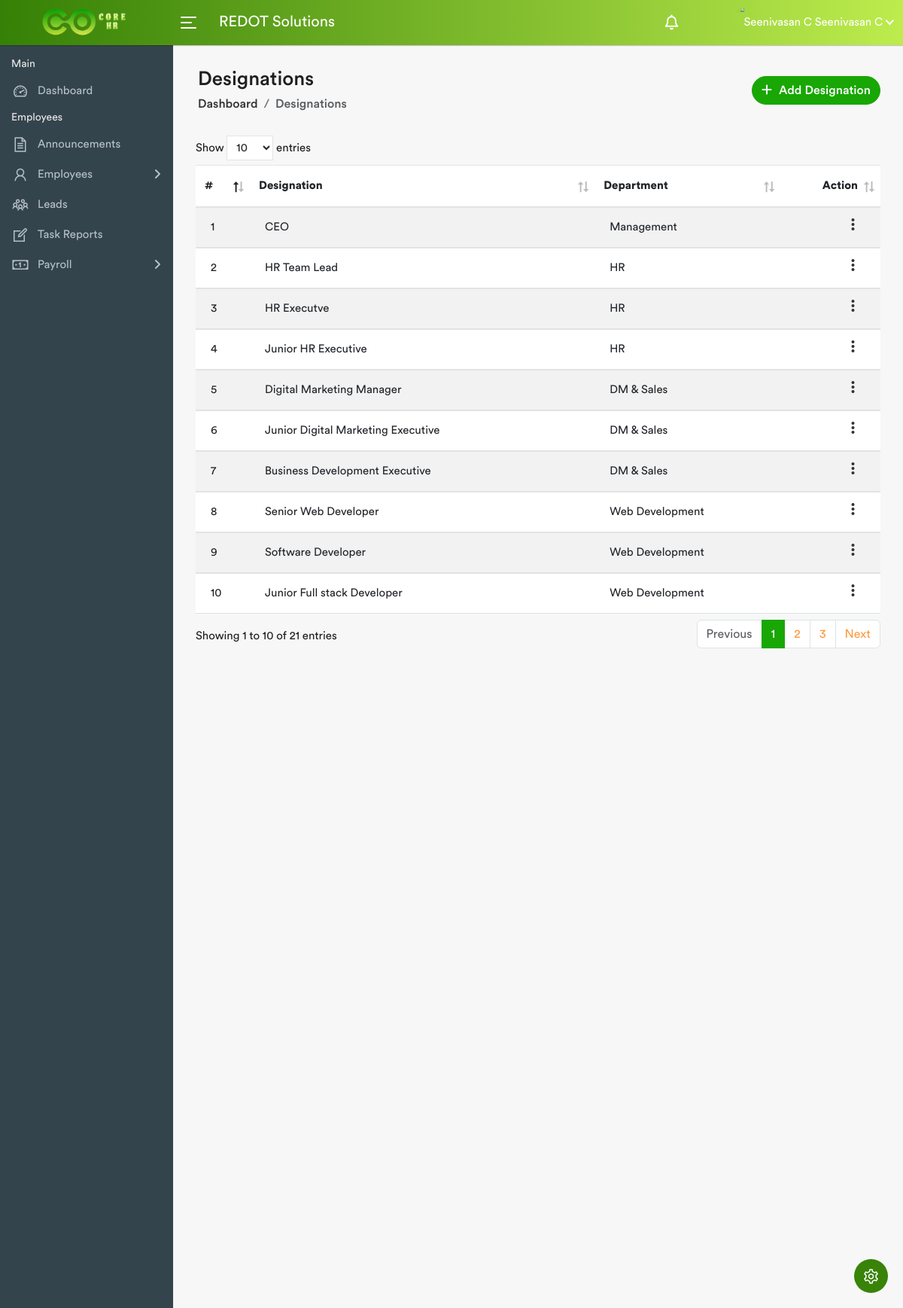
Screenshot of /designations.php (signed in) with the database file from the repository.
### tables this page shows
CREATE TABLE `manage_emp` (
  `id` int(11) NOT NULL,
  `name` varchar(200) NOT NULL,
  `last_name` varchar(255) NOT NULL DEFAULT '',
  `emp_code` varchar(200) NOT NULL,
  `department` varchar(255) NOT NULL DEFAULT '',
  `company` varchar(100) NOT NULL DEFAULT '',
  `designation` varchar(100) NOT NULL DEFAULT '',
  `role` varchar(50) NOT NULL DEFAULT '',
  `image` varchar(255) NOT NULL DEFAULT '',
  `hr_leave_approver` varchar(255) NOT NULL DEFAULT '',
  `report_to` varchar(255) NOT NULL DEFAULT '',
  `dob` varchar(50) NOT NULL DEFAULT '',
  `gender` varchar(50) NOT NULL DEFAULT '',
  `address` varchar(100) NOT NULL DEFAULT '',
  `state` varchar(100) NOT NULL DEFAULT '',
  `country` varchar(100) NOT NULL DEFAULT '',
  `pincode` varchar(100) NOT NULL DEFAULT '',
  `mobile` varchar(50) NOT NULL DEFAULT '',
  `email` varchar(255) NOT NULL DEFAULT '',
  `web_url` varchar(255) NOT NULL DEFAULT '',
  `joining_date` varchar(255) NOT NULL DEFAULT '',
  `exit_date` varchar(255) NOT NULL DEFAULT '',
  `status` varchar(100) NOT NULL DEFAULT '',
  `lead_emp_code` varchar(100) NOT NULL DEFAULT '',
  `admin_notfiy` int(11) NOT NULL DEFAULT 0,
  `lead_notfiy` int(11) NOT NULL DEFAULT 0,
  `hr_notfiy` int(11) NOT NULL DEFAULT 0
);

CREATE TABLE `designation` (
  `id` int(11) NOT NULL,
  `department_name` varchar(255) NOT NULL DEFAULT '',
  `designation` varchar(255) NOT NULL DEFAULT '',
  `upload_on` date NOT NULL DEFAULT current_timestamp()
);

### designations.php (the view, shortened to what this page needs)
<?php
 require('user_role.php');
?>
<!DOCTYPE html>
<html lang="en" data-layout="vertical" data-topbar="light" data-sidebar="dark" data-sidebar-size="lg" data-sidebar-image="none">
<head>
        <link rel="stylesheet" href="assets/css/bootstrap.min.css">
        <link rel="stylesheet" href="assets/plugins/fontawesome/css/fontawesome.min.css">
    	<link rel="stylesheet" href="assets/plugins/fontawesome/css/all.min.css">
        <link rel="stylesheet" href="assets/css/line-awesome.min.css">
		<link rel="stylesheet" href="assets/css/material.css">
		<link rel="stylesheet" href="assets/css/select2.min.css">
		<link rel="stylesheet" href="assets/css/dataTables.bootstrap4.min.css">
        <link rel="stylesheet" href="assets/css/style.css">
    </head>
    <body>
        <div class="main-wrapper">
			<?php include 'header.php';?>
			<?php include 'side-bar.php';?>
            <div class="page-wrapper">
                <div class="content container-fluid">
					<div class="page-header">
						<div class="row align-items-center">
							<div class="col">
								<h3 class="page-title">Designations</h3>
								<ul class="breadcrumb">
									<li class="breadcrumb-item"><a href="dashboard.php">Dashboard</a></li>
									<li class="breadcrumb-item active">Designations</li>
								</ul>
							</div>
							<div class="col-auto float-end ms-auto">
								<a href="#" class="btn add-btn" data-bs-toggle="modal" data-bs-target="#add_designation"><i class="fa-solid fa-plus"></i> Add Designation</a>
							</div>
						</div>
					</div>
					<div class="row">
						<div class="col-md-12">
							<div class="table-responsive">
								<table class="table table-striped custom-table mb-0 datatable">
									<thead>
										<tr>
											<th class="width-thirty">#</th>
											<th>Designation </th>
											<th>Department </th>
											<th class="text-end">Action</th>
										</tr>
									</thead>
									<tbody>
										<?php
										require_once('inc/config.php');
                                     $sql = $db->query("select * from designation ORDER BY id ASC");
									$count = 0;
									if($sql->num_rows>0){
                                    while($row = $sql->fetch_assoc()){ ?>
										<tr>
											<td><?php echo ++$count; ?></td>
											<td><?php echo $row['designation'];?></td>
											<td><?php echo $row['department_name'];?></td>
											<td class="text-end">
                                            <div class="dropdown dropdown-action">
													<a href="#" class="action-icon dropdown-toggle" data-bs-toggle="dropdown" aria-expanded="false"><i class="material-icons">more_vert</i></a>
												</div>
											</td>
										</tr>
										<?php } } ?>
									</tbody>
								</table>
							</div>
						</div>
					</div>
                </div>
            </div>
        </div>
		<?php include 'setting-icon.php';?>
    </body>
</html>

### header.php (shortened to what this page needs)
            <div class="header">
                <div class="header-left">
                     <a href="dashboard.php" class="logo">
						<img src="assets/img/logo.png" width="70%" height="" alt="Logo">
					</a>
                </div>
				<a id="toggle_btn" href="javascript:void(0);">
					<span class="bar-icon">
						<span></span>
						<span></span>
						<span></span>
					</span>
				</a>
                <div class="page-title-box">
					<h3>REDOT Solutions</h3>
                </div>
				<ul class="nav user-menu">
					<?php
										require("user_role.php");
                                     if($role_id == 1){
										 $emp_coun = $db->query("select count(id) as emp_co from manage_emp WHERE admin_notfiy = 0 AND designation != 'Admin' ORDER BY joining_date DESC");
                                         $emp_leave_coun = $db->query("select count(id) as emp_le_co from emp_leaves WHERE admin_notify = 0 ORDER BY apply_on DESC");
									}
					?>
					<li class="nav-item dropdown">
						<a href="#" class="dropdown-toggle nav-link" data-bs-toggle="dropdown">
							<?php if($role_id == 1 || $role_id == 3){
							$emp_counts = $emp_coun->fetch_assoc();
							      $emp_lev_counts = $emp_leave_coun->fetch_assoc();
							      $notify_count = $emp_counts['emp_co'] + $emp_lev_counts['emp_le_co'];
							  }
							  if($notify_count == 0){
							?>
							<i class="fa-regular fa-bell"></i> <span class="badge rounded-pill"></span>
							<?php } else { ?>
							<i class="fa-regular fa-bell"></i> <span class="badge rounded-pill"><?php echo $notify_count;?></span>
							<?php } ?>
						</a>
					</li>
					<li class="nav-item dropdown">
						<a href="#" class="dropdown-toggle nav-link" data-bs-toggle="dropdown">
						</a>
					</li>
<?php
                                    require_once('inc/config.php');
                                    $id= $_SESSION['username'];
  	   $query2 = "SELECT * FROM manage_emp WHERE emp_code='$id'";
  	$results2 = mysqli_query($db, $query2);
  	$name= $results2->fetch_assoc(); ?>
					<li class="nav-item dropdown has-arrow main-drop">
						<a href="#" class="dropdown-toggle nav-link" data-bs-toggle="dropdown">
							<span class="user-img"><img src="profile-img/<?php echo $name['image']; ?>" alt="<?php echo $name['name']; ?> <?php echo $name['last_name']; ?>">
							<span><?php echo $name['name']; ?> <?php echo $name['last_name']; ?></span>
						</a>
					</li>
				</ul>
            </div>

### assets/css/material.css (style rules this page uses)
.material-icons { font-family: 'Material Icons'; font-weight: normal; font-style: normal; font-size: 24px; line-height: 1; letter-spacing: normal; text-transform: none; display: inline-block; white-space: nowrap; word-wrap: normal; direction: ltr; -webkit-font-smoothing: antialiased; }

### rows the page displays
manage_emp: name "Seenivasan", last_name "C"
designation: designation "CEO", department_name "Management"
designation: designation "HR Team Lead", department_name "HR"
designation: designation "HR Executve", department_name "HR"
designation: designation "Junior HR Executive", department_name "HR"
designation: designation "Digital Marketing Manager", department_name "DM & Sales"
designation: designation "Junior Digital Marketing Executive", department_name "DM & Sales"
designation: designation "Business Development Executive", department_name "DM & Sales"
designation: designation "Senior Web Developer", department_name "Web Development"
designation: designation "Software Developer", department_name "Web Development"
designation: designation "Junior Full stack Developer", department_name "Web Development"
